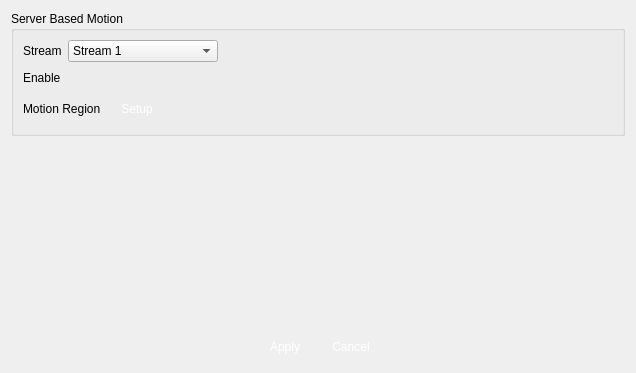
<?xml version="1.0" encoding="UTF-8"?>
<ui version="4.0">
 <class>VSCMotion</class>
 <widget class="QWidget" name="VSCMotion">
  <property name="geometry">
   <rect>
    <x>0</x>
    <y>0</y>
    <width>636</width>
    <height>373</height>
   </rect>
  </property>
  <property name="windowTitle">
   <string>Master Hard Disk Selecting</string>
  </property>
  <property name="windowIcon">
   <iconset>
    <normaloff>:/logo/resources/vscsmall.jpg</normaloff>:/logo/resources/vscsmall.jpg</iconset>
  </property>
  <layout class="QVBoxLayout" name="verticalLayout_2">
   <item>
    <widget class="QGroupBox" name="groupBox">
     <property name="title">
      <string>Server Based Motion</string>
     </property>
     <layout class="QVBoxLayout" name="verticalLayout">
      <item>
       <layout class="QHBoxLayout" name="horizontalLayout_3">
        <item>
         <widget class="QLabel" name="labelName">
          <property name="text">
           <string>Stream</string>
          </property>
          <property name="alignment">
           <set>Qt::AlignLeading|Qt::AlignLeft|Qt::AlignVCenter</set>
          </property>
         </widget>
        </item>
        <item>
         <widget class="QComboBox" name="stream">
          <property name="minimumSize">
           <size>
            <width>150</width>
            <height>0</height>
           </size>
          </property>
          <item>
           <property name="text">
            <string>Stream 1</string>
           </property>
          </item>
          <item>
           <property name="text">
            <string>Stream2</string>
           </property>
          </item>
         </widget>
        </item>
        <item>
         <spacer name="horizontalSpacer_3">
          <property name="orientation">
           <enum>Qt::Horizontal</enum>
          </property>
          <property name="sizeHint" stdset="0">
           <size>
            <width>40</width>
            <height>20</height>
           </size>
          </property>
         </spacer>
        </item>
       </layout>
      </item>
      <item>
       <layout class="QHBoxLayout" name="horizontalLayout_2">
        <item>
         <widget class="QLabel" name="labelName_3">
          <property name="text">
           <string>Enable </string>
          </property>
          <property name="alignment">
           <set>Qt::AlignLeading|Qt::AlignLeft|Qt::AlignVCenter</set>
          </property>
         </widget>
        </item>
        <item>
         <widget class="SwitchControl" name="enable" native="true">
          <property name="maximumSize">
           <size>
            <width>40</width>
            <height>25</height>
           </size>
          </property>
         </widget>
        </item>
        <item>
         <spacer name="horizontalSpacer_5">
          <property name="orientation">
           <enum>Qt::Horizontal</enum>
          </property>
          <property name="sizeHint" stdset="0">
           <size>
            <width>40</width>
            <height>20</height>
           </size>
          </property>
         </spacer>
        </item>
       </layout>
      </item>
      <item>
       <layout class="QHBoxLayout" name="horizontalLayout_4">
        <item>
         <widget class="QLabel" name="labelName_2">
          <property name="text">
           <string>Motion Region</string>
          </property>
          <property name="alignment">
           <set>Qt::AlignLeading|Qt::AlignLeft|Qt::AlignVCenter</set>
          </property>
         </widget>
        </item>
        <item>
         <widget class="QPushButton" name="setupMot">
          <property name="enabled">
           <bool>true</bool>
          </property>
          <property name="minimumSize">
           <size>
            <width>60</width>
            <height>30</height>
           </size>
          </property>
          <property name="maximumSize">
           <size>
            <width>60</width>
            <height>30</height>
           </size>
          </property>
          <property name="styleSheet">
           <string notr="true">QPushButton { 
border:none;
color:white;
background-image: url(:/action/resources/button.png);}
QPushButton:hover {
	background-image: url(:/action/resources/buttonpress.png);}
QPushButton:pressed {
	background-image: url(:/action/resources/button.png);}
</string>
          </property>
          <property name="text">
           <string>Setup</string>
          </property>
          <property name="iconSize">
           <size>
            <width>60</width>
            <height>40</height>
           </size>
          </property>
         </widget>
        </item>
        <item>
         <spacer name="horizontalSpacer_4">
          <property name="orientation">
           <enum>Qt::Horizontal</enum>
          </property>
          <property name="sizeHint" stdset="0">
           <size>
            <width>40</width>
            <height>20</height>
           </size>
          </property>
         </spacer>
        </item>
       </layout>
      </item>
     </layout>
    </widget>
   </item>
   <item>
    <spacer name="verticalSpacer">
     <property name="orientation">
      <enum>Qt::Vertical</enum>
     </property>
     <property name="sizeHint" stdset="0">
      <size>
       <width>20</width>
       <height>40</height>
      </size>
     </property>
    </spacer>
   </item>
   <item>
    <layout class="QHBoxLayout" name="horizontalLayout">
     <item>
      <spacer name="horizontalSpacer">
       <property name="orientation">
        <enum>Qt::Horizontal</enum>
       </property>
       <property name="sizeHint" stdset="0">
        <size>
         <width>40</width>
         <height>20</height>
        </size>
       </property>
      </spacer>
     </item>
     <item>
      <widget class="QPushButton" name="pushButtonApply">
       <property name="minimumSize">
        <size>
         <width>60</width>
         <height>30</height>
        </size>
       </property>
       <property name="maximumSize">
        <size>
         <width>60</width>
         <height>30</height>
        </size>
       </property>
       <property name="styleSheet">
        <string notr="true">QPushButton { 
border:none;
color:white;
background-image: url(:/action/resources/button.png);}
QPushButton:hover {
	background-image: url(:/action/resources/buttonpress.png);}
QPushButton:pressed {
	background-image: url(:/action/resources/button.png);}
</string>
       </property>
       <property name="text">
        <string>Apply</string>
       </property>
       <property name="iconSize">
        <size>
         <width>60</width>
         <height>40</height>
        </size>
       </property>
      </widget>
     </item>
     <item>
      <widget class="QPushButton" name="pushButtonCancel">
       <property name="minimumSize">
        <size>
         <width>60</width>
         <height>30</height>
        </size>
       </property>
       <property name="maximumSize">
        <size>
         <width>60</width>
         <height>30</height>
        </size>
       </property>
       <property name="styleSheet">
        <string notr="true">QPushButton { 
border:none;
color:white;
background-image: url(:/action/resources/button.png);}
QPushButton:hover {
	background-image: url(:/action/resources/buttonpress.png);}
QPushButton:pressed {
	background-image: url(:/action/resources/button.png);}
</string>
       </property>
       <property name="text">
        <string>Cancel</string>
       </property>
       <property name="iconSize">
        <size>
         <width>60</width>
         <height>40</height>
        </size>
       </property>
      </widget>
     </item>
     <item>
      <spacer name="horizontalSpacer_2">
       <property name="orientation">
        <enum>Qt::Horizontal</enum>
       </property>
       <property name="sizeHint" stdset="0">
        <size>
         <width>40</width>
         <height>20</height>
        </size>
       </property>
      </spacer>
     </item>
    </layout>
   </item>
  </layout>
 </widget>
 <customwidgets>
  <customwidget>
   <class>SwitchControl</class>
   <extends>QWidget</extends>
   <header>common/switchcontrol.h</header>
   <container>1</container>
  </customwidget>
 </customwidgets>
 <resources>
  <include location="../../../main/vscmainwindows.qrc"/>
 </resources>
 <connections/>
</ui>
